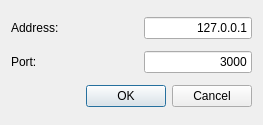
<?xml version="1.0" encoding="UTF-8"?>
<ui version="4.0">
 <class>ConnectToPort</class>
 <widget class="QDialog" name="ConnectToPort">
  <property name="geometry">
   <rect>
    <x>0</x>
    <y>0</y>
    <width>263</width>
    <height>125</height>
   </rect>
  </property>
  <property name="windowTitle">
   <string>Connect to Document</string>
  </property>
  <layout class="QVBoxLayout" name="verticalLayout">
   <item>
    <layout class="QHBoxLayout" name="horizontalLayout">
     <item>
      <widget class="QLabel" name="label">
       <property name="text">
        <string>Address:</string>
       </property>
      </widget>
     </item>
     <item>
      <spacer name="horizontalSpacer_3">
       <property name="orientation">
        <enum>Qt::Horizontal</enum>
       </property>
       <property name="sizeHint" stdset="0">
        <size>
         <width>40</width>
         <height>20</height>
        </size>
       </property>
      </spacer>
     </item>
     <item>
      <widget class="QLineEdit" name="addressLineEdit">
       <property name="maximumSize">
        <size>
         <width>200</width>
         <height>16777215</height>
        </size>
       </property>
       <property name="inputMethodHints">
        <set>Qt::ImhNone</set>
       </property>
       <property name="text">
        <string>127.0.0.1</string>
       </property>
       <property name="alignment">
        <set>Qt::AlignRight|Qt::AlignTrailing|Qt::AlignVCenter</set>
       </property>
      </widget>
     </item>
    </layout>
   </item>
   <item>
    <layout class="QHBoxLayout" name="horizontalLayout_2">
     <item>
      <widget class="QLabel" name="label_2">
       <property name="text">
        <string>Port:</string>
       </property>
      </widget>
     </item>
     <item>
      <spacer name="horizontalSpacer">
       <property name="orientation">
        <enum>Qt::Horizontal</enum>
       </property>
       <property name="sizeType">
        <enum>QSizePolicy::Expanding</enum>
       </property>
       <property name="sizeHint" stdset="0">
        <size>
         <width>24</width>
         <height>19</height>
        </size>
       </property>
      </spacer>
     </item>
     <item>
      <widget class="QLineEdit" name="portLineEdit">
       <property name="maximumSize">
        <size>
         <width>200</width>
         <height>16777215</height>
        </size>
       </property>
       <property name="text">
        <string>3000</string>
       </property>
       <property name="alignment">
        <set>Qt::AlignRight|Qt::AlignTrailing|Qt::AlignVCenter</set>
       </property>
      </widget>
     </item>
    </layout>
   </item>
   <item>
    <widget class="QDialogButtonBox" name="buttonBox">
     <property name="orientation">
      <enum>Qt::Horizontal</enum>
     </property>
     <property name="standardButtons">
      <set>QDialogButtonBox::Cancel|QDialogButtonBox::Ok</set>
     </property>
    </widget>
   </item>
  </layout>
 </widget>
 <resources/>
 <connections>
  <connection>
   <sender>buttonBox</sender>
   <signal>accepted()</signal>
   <receiver>ConnectToPort</receiver>
   <slot>accept()</slot>
   <hints>
    <hint type="sourcelabel">
     <x>248</x>
     <y>254</y>
    </hint>
    <hint type="destinationlabel">
     <x>157</x>
     <y>274</y>
    </hint>
   </hints>
  </connection>
  <connection>
   <sender>buttonBox</sender>
   <signal>rejected()</signal>
   <receiver>ConnectToPort</receiver>
   <slot>reject()</slot>
   <hints>
    <hint type="sourcelabel">
     <x>316</x>
     <y>260</y>
    </hint>
    <hint type="destinationlabel">
     <x>286</x>
     <y>274</y>
    </hint>
   </hints>
  </connection>
 </connections>
</ui>
